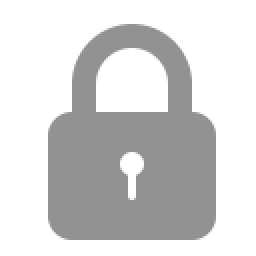
#> input picture images/password.png, 128 x 128 px (shown 2 times larger)
$ python resize.py
#> lines starting #> are read from the running program, lines starting #| are printed output that depends on the picture
from PIL import Image
img_name = 'password.png'
image = Image.open(img_name)
#> image is the input picture: PIL image 128x128 RGBA; mean R, G, B, A 57.7, 57.7, 57.7, 98.6
resize_image = image.resize((70, 70))
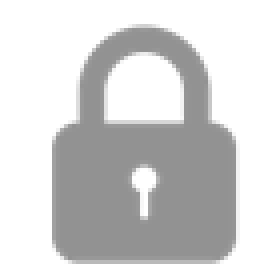
#> resize_image: PIL image 70x70 RGBA (shown 4 times larger); mean R, G, B, A 61.9, 61.9, 61.9, 98.5; transparent parts drawn white
resize_image.save('new_pasword.png')

$ run again, with images/add_customer.png copied over images/password.png
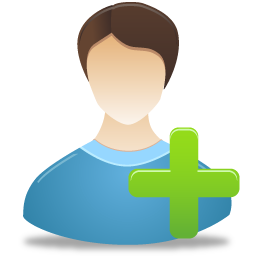
#> input picture images/add_customer.png, 256 x 256 px
#> image is the input picture: PIL image 256x256 RGBA; mean R, G, B, A 65.5, 81.6, 71.4, 116.3
#> `resize_image = image.resize((70, 70))`:
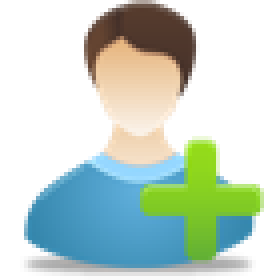
#> resize_image: PIL image 70x70 RGBA (shown 4 times larger); mean R, G, B, A 67.9, 84.6, 73.8, 116.3; transparent parts drawn white
